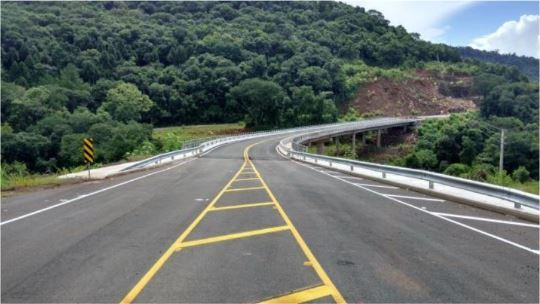
#> input picture Estudo_MyTrailHead/Visão_Computacional/223/ponte.JPG, 540 x 304 px, found by its file name
$ python Rotate.py
#> lines starting #> are read from the running program, lines starting #| are printed output that depends on the picture
# Importação das bibliotecas
import cv2
# Leitura da imagem com a função imread()
img = cv2.imread('ponte.jpg')
#> img is the input picture: shape (304, 540, 3); mean B, G, R 104.5, 109, 101

(alt, lar) = img.shape[:2] #captura altura e largura
#> alt = 304; lar = 540
centro = (lar // 2, alt // 2) #acha o centro
#> centro = (270, 152)
M = cv2.getRotationMatrix2D(centro, 30, 1.0)#30 graus
img_rotacionada = cv2.warpAffine(img, M, (lar, alt))
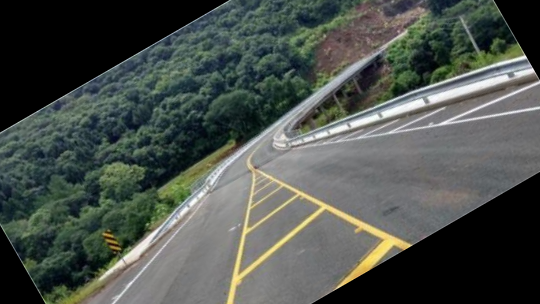
#> img_rotacionada: shape (304, 540, 3); mean B, G, R 76.1, 81.5, 75.5
cv2.imshow("Imagem rotacionada em 30 graus", img_rotacionada)

#Essa linha vai estar presente em todos os códigos, visto que em todos vamos salvar as imagens geradas.
cv2.waitKey(0) #espera pressionar qualquer tecla
# Salvar a imagem no disco com função imwrite()
cv2.imwrite("img_geradas\ Rotate.jpg", img_rotacionada)
